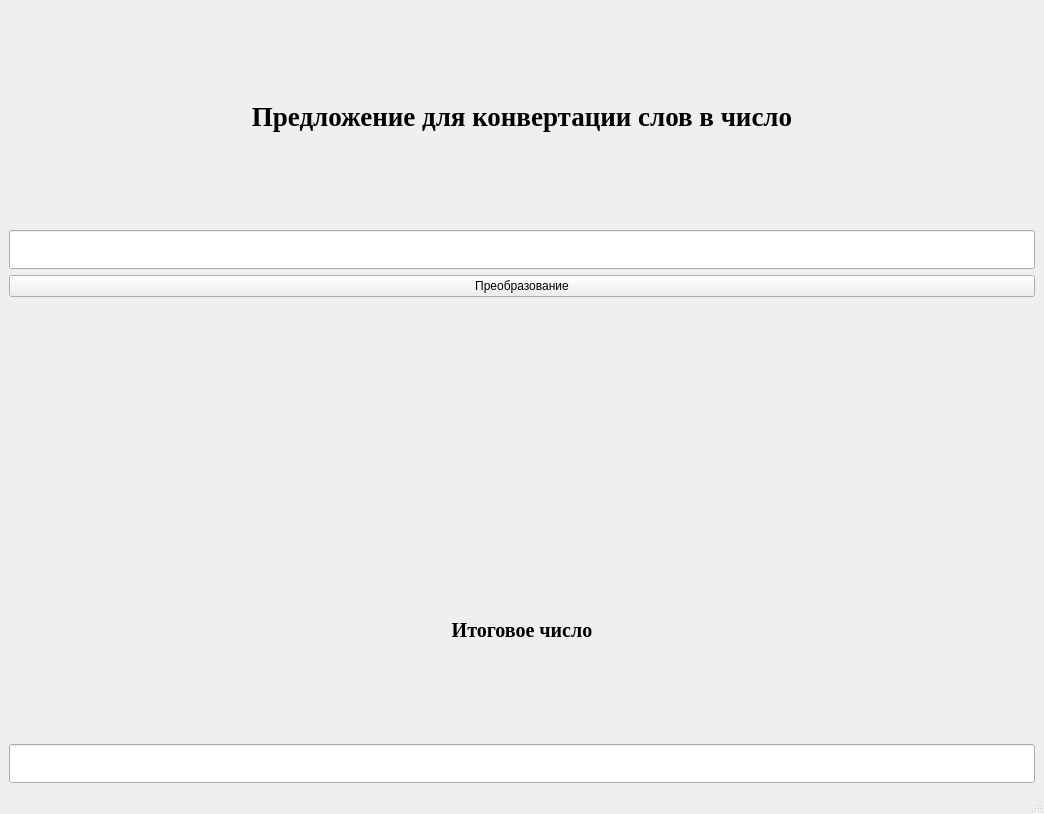
<?xml version="1.0" encoding="UTF-8"?>
<ui version="4.0">
 <class>MainWindow</class>
 <widget class="QMainWindow" name="MainWindow">
  <property name="geometry">
   <rect>
    <x>0</x>
    <y>0</y>
    <width>1044</width>
    <height>814</height>
   </rect>
  </property>
  <property name="windowTitle">
   <string>MainWindow</string>
  </property>
  <widget class="QWidget" name="centralwidget">
   <layout class="QGridLayout" name="gridLayout">
    <item row="3" column="2">
     <spacer name="horizontalSpacer_2">
      <property name="orientation">
       <enum>Qt::Horizontal</enum>
      </property>
      <property name="sizeHint" stdset="0">
       <size>
        <width>40</width>
        <height>20</height>
       </size>
      </property>
     </spacer>
    </item>
    <item row="0" column="0" colspan="3">
     <widget class="QLabel" name="label">
      <property name="font">
       <font>
        <family>Times New Roman</family>
        <pointsize>20</pointsize>
        <bold>true</bold>
       </font>
      </property>
      <property name="text">
       <string>Предложение для конвертации cлов в число</string>
      </property>
      <property name="alignment">
       <set>Qt::AlignCenter</set>
      </property>
     </widget>
    </item>
    <item row="3" column="0">
     <spacer name="horizontalSpacer">
      <property name="orientation">
       <enum>Qt::Horizontal</enum>
      </property>
      <property name="sizeHint" stdset="0">
       <size>
        <width>40</width>
        <height>20</height>
       </size>
      </property>
     </spacer>
    </item>
    <item row="3" column="1">
     <widget class="QLabel" name="label_3">
      <property name="text">
       <string/>
      </property>
      <property name="pixmap">
       <pixmap>../numberGer.jpg</pixmap>
      </property>
     </widget>
    </item>
    <item row="1" column="0" colspan="3">
     <widget class="QLineEdit" name="lineEdit">
      <property name="font">
       <font>
        <pointsize>20</pointsize>
       </font>
      </property>
      <property name="text">
       <string/>
      </property>
     </widget>
    </item>
    <item row="2" column="0" colspan="3">
     <widget class="QPushButton" name="pushButton">
      <property name="text">
       <string>Преобразование</string>
      </property>
     </widget>
    </item>
    <item row="4" column="0" colspan="3">
     <widget class="QLabel" name="label_2">
      <property name="font">
       <font>
        <family>Times New Roman</family>
        <pointsize>15</pointsize>
        <bold>true</bold>
       </font>
      </property>
      <property name="text">
       <string>Итоговое число</string>
      </property>
      <property name="alignment">
       <set>Qt::AlignCenter</set>
      </property>
     </widget>
    </item>
    <item row="6" column="0" colspan="3">
     <widget class="QLineEdit" name="lineEdit_2">
      <property name="font">
       <font>
        <pointsize>20</pointsize>
       </font>
      </property>
      <property name="readOnly">
       <bool>true</bool>
      </property>
     </widget>
    </item>
   </layout>
  </widget>
  <widget class="QMenuBar" name="menubar">
   <property name="geometry">
    <rect>
     <x>0</x>
     <y>0</y>
     <width>1044</width>
     <height>26</height>
    </rect>
   </property>
  </widget>
  <widget class="QStatusBar" name="statusbar"/>
 </widget>
 <resources/>
 <connections/>
</ui>
